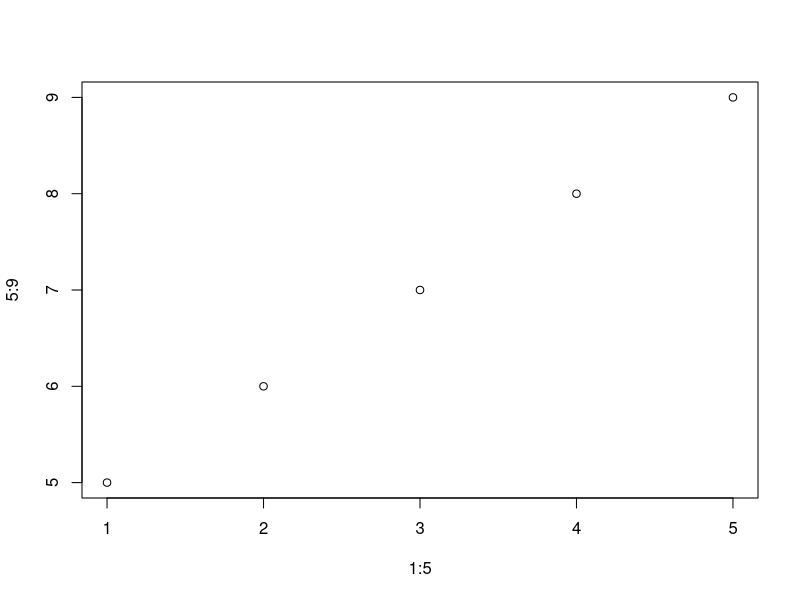

R code for this plot:
## ---- chunk 1
options(htmltools.dir.version = FALSE)
## ---- chunk 2
X<- 3 #means the value of x is 3

## ---- chunk 3
sum(1,4,3)

## ---- chunk 4
plot(1:5, 5:9)
## ---- chunk 5
?plot
## ---- chunk 6
help.search("ANOVA")
## ---- chunk 7
apropos("nova")
## ---- chunk 8
1+1
## ---- chunk 9

answer<-1+1 # save it as answer
answer

## ---- chunk 10
a<-sqrt(10)
a

## ---- chunk 11
b<-a*log(10)
b

